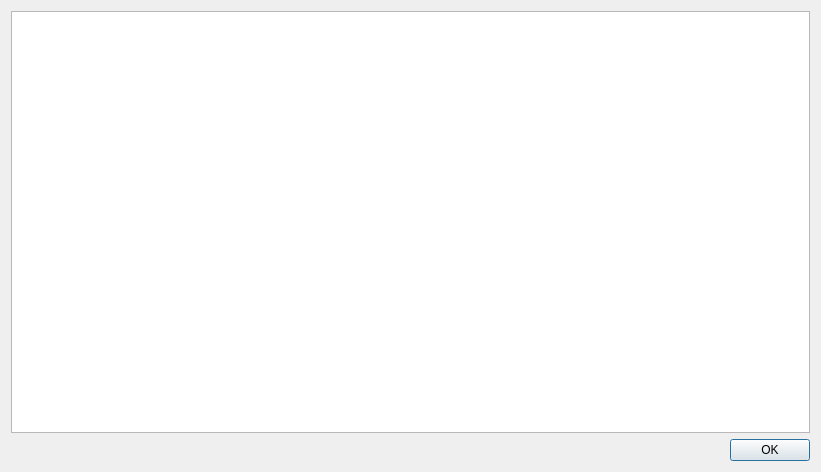
<?xml version="1.0" encoding="UTF-8"?>
<ui version="4.0" stdsetdef="1">
  <author></author>
  <comment>  Copyright 2017 Google Inc.
 Licensed under the Apache License, Version 2.0 (the &quot;License&quot;);
 you may not use this file except in compliance with the License.
 You may obtain a copy of the License at
 http://www.apache.org/licenses/LICENSE-2.0
 Unless required by applicable law or agreed to in writing, software
 distributed under the License is distributed on an &quot;AS IS&quot; BASIS,
 WITHOUT WARRANTIES OR CONDITIONS OF ANY KIND, either express or implied.
 See the License for the specific language governing permissions and
</comment>
  <exportmacro></exportmacro>
  <class>AssetVersionPropertiesBase</class>
  <widget class="QDialog" name="AssetVersionPropertiesBase">
    <property name="geometry">
      <rect>
        <x>0</x>
        <y>0</y>
        <width>821</width>
        <height>472</height>
      </rect>
    </property>
    <property name="windowTitle">
      <string>Version Properties</string>
    </property>
    <layout class="QGridLayout">
      <item row="2" column="0">
        <layout class="QHBoxLayout">
          <item>
            <spacer name="spacer27">
              <property name="sizeHint">
                <size>
                  <width>411</width>
                  <height>20</height>
                </size>
              </property>
              <property name="sizeType">
                <enum>QSizePolicy::Expanding</enum>
              </property>
              <property name="orientation">
                <enum>Qt::Horizontal</enum>
              </property>
            </spacer>
          </item>
          <item>
            <widget class="QPushButton" name="okBtn">
              <property name="text">
                <string>OK</string>
              </property>
            </widget>
          </item>
        </layout>
      </item>
      <item row="1" column="0">
        <widget class="QListView" name="depListView">
          <column>
            <property name="text">
              <string>Subtype</string>
            </property>
            <property name="clickable">
              <bool>true</bool>
            </property>
            <property name="resizable">
              <bool>true</bool>
            </property>
          </column>
          <column>
            <property name="text">
              <string>State</string>
            </property>
            <property name="clickable">
              <bool>true</bool>
            </property>
            <property name="resizable">
              <bool>true</bool>
            </property>
          </column>
          <column>
            <property name="text">
              <string>Log</string>
            </property>
            <property name="clickable">
              <bool>true</bool>
            </property>
            <property name="resizable">
              <bool>true</bool>
            </property>
          </column>
          <column>
            <property name="text">
              <string>Asset Ref</string>
            </property>
            <property name="clickable">
              <bool>true</bool>
            </property>
            <property name="resizable">
              <bool>true</bool>
            </property>
          </column>
        </widget>
      </item>
    </layout>
  </widget>
  <layoutdefault spacing="6" margin="11"/>
  <pixmapfunction>qPixmapFromMimeSource</pixmapfunction>
  <connections>
    <connection>
      <sender>okBtn</sender>
      <signal>released()</signal>
      <receiver>AssetVersionPropertiesBase</receiver>
      <slot>accept()</slot>
    </connection>
    <connection>
    </connection>
  </connections>
</ui>
